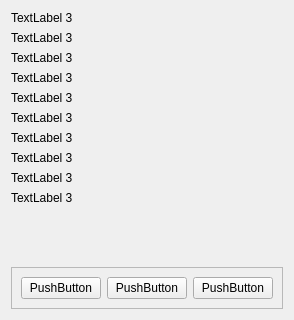
      <widget class="QWidget" name="page_2_quest1">
       <layout class="QVBoxLayout" name="verticalLayout_4">
        <item>
         <widget class="QLabel" name="label_4">
          <property name="sizePolicy">
           <sizepolicy hsizetype="Preferred" vsizetype="Preferred">
            <horstretch>0</horstretch>
            <verstretch>0</verstretch>
           </sizepolicy>
          </property>
          <property name="autoFillBackground">
           <bool>false</bool>
          </property>
          <property name="frameShape">
           <enum>QFrame::NoFrame</enum>
          </property>
          <property name="midLineWidth">
           <number>-2</number>
          </property>
          <property name="text">
           <string>TextLabel 3</string>
          </property>
          <property name="alignment">
           <set>Qt::AlignLeading|Qt::AlignLeft|Qt::AlignTop</set>
          </property>
         </widget>
        </item>
        <item>
         <widget class="QLabel" name="label2_4">
          <property name="sizePolicy">
           <sizepolicy hsizetype="Preferred" vsizetype="Preferred">
            <horstretch>0</horstretch>
            <verstretch>0</verstretch>
           </sizepolicy>
          </property>
          <property name="autoFillBackground">
           <bool>false</bool>
          </property>
          <property name="frameShape">
           <enum>QFrame::NoFrame</enum>
          </property>
          <property name="midLineWidth">
           <number>-2</number>
          </property>
          <property name="text">
           <string>TextLabel 3</string>
          </property>
          <property name="alignment">
           <set>Qt::AlignLeading|Qt::AlignLeft|Qt::AlignTop</set>
          </property>
         </widget>
        </item>
        <item>
         <widget class="QLabel" name="label3_4">
          <property name="sizePolicy">
           <sizepolicy hsizetype="Preferred" vsizetype="Preferred">
            <horstretch>0</horstretch>
            <verstretch>0</verstretch>
           </sizepolicy>
          </property>
          <property name="autoFillBackground">
           <bool>false</bool>
          </property>
          <property name="frameShape">
           <enum>QFrame::NoFrame</enum>
          </property>
          <property name="midLineWidth">
           <number>-2</number>
          </property>
          <property name="text">
           <string>TextLabel 3</string>
          </property>
          <property name="alignment">
           <set>Qt::AlignLeading|Qt::AlignLeft|Qt::AlignTop</set>
          </property>
         </widget>
        </item>
        <item>
         <widget class="QLabel" name="label4_4">
          <property name="sizePolicy">
           <sizepolicy hsizetype="Preferred" vsizetype="Preferred">
            <horstretch>0</horstretch>
            <verstretch>0</verstretch>
           </sizepolicy>
          </property>
          <property name="autoFillBackground">
           <bool>false</bool>
          </property>
          <property name="frameShape">
           <enum>QFrame::NoFrame</enum>
          </property>
          <property name="midLineWidth">
           <number>-2</number>
          </property>
          <property name="text">
           <string>TextLabel 3</string>
          </property>
          <property name="alignment">
           <set>Qt::AlignLeading|Qt::AlignLeft|Qt::AlignTop</set>
          </property>
         </widget>
        </item>
        <item>
         <widget class="QLabel" name="label5_4">
          <property name="sizePolicy">
           <sizepolicy hsizetype="Preferred" vsizetype="Preferred">
            <horstretch>0</horstretch>
            <verstretch>0</verstretch>
           </sizepolicy>
          </property>
          <property name="autoFillBackground">
           <bool>false</bool>
          </property>
          <property name="frameShape">
           <enum>QFrame::NoFrame</enum>
          </property>
          <property name="midLineWidth">
           <number>-2</number>
          </property>
          <property name="text">
           <string>TextLabel 3</string>
          </property>
          <property name="alignment">
           <set>Qt::AlignLeading|Qt::AlignLeft|Qt::AlignTop</set>
          </property>
         </widget>
        </item>
        <item>
         <widget class="QLabel" name="label6_4">
          <property name="sizePolicy">
           <sizepolicy hsizetype="Preferred" vsizetype="Preferred">
            <horstretch>0</horstretch>
            <verstretch>0</verstretch>
           </sizepolicy>
          </property>
          <property name="autoFillBackground">
           <bool>false</bool>
          </property>
          <property name="frameShape">
           <enum>QFrame::NoFrame</enum>
          </property>
          <property name="midLineWidth">
           <number>-2</number>
          </property>
          <property name="text">
           <string>TextLabel 3</string>
          </property>
          <property name="alignment">
           <set>Qt::AlignLeading|Qt::AlignLeft|Qt::AlignTop</set>
          </property>
         </widget>
        </item>
        <item>
         <widget class="QLabel" name="label7_4">
          <property name="sizePolicy">
           <sizepolicy hsizetype="Preferred" vsizetype="Preferred">
            <horstretch>0</horstretch>
            <verstretch>0</verstretch>
           </sizepolicy>
          </property>
          <property name="autoFillBackground">
           <bool>false</bool>
          </property>
          <property name="frameShape">
           <enum>QFrame::NoFrame</enum>
          </property>
          <property name="midLineWidth">
           <number>-2</number>
          </property>
          <property name="text">
           <string>TextLabel 3</string>
          </property>
          <property name="alignment">
           <set>Qt::AlignLeading|Qt::AlignLeft|Qt::AlignTop</set>
          </property>
         </widget>
        </item>
        <item>
         <widget class="QLabel" name="label8_4">
          <property name="sizePolicy">
           <sizepolicy hsizetype="Preferred" vsizetype="Preferred">
            <horstretch>0</horstretch>
            <verstretch>0</verstretch>
           </sizepolicy>
          </property>
          <property name="autoFillBackground">
           <bool>false</bool>
          </property>
          <property name="frameShape">
           <enum>QFrame::NoFrame</enum>
          </property>
          <property name="midLineWidth">
           <number>-2</number>
          </property>
          <property name="text">
           <string>TextLabel 3</string>
          </property>
          <property name="alignment">
           <set>Qt::AlignLeading|Qt::AlignLeft|Qt::AlignTop</set>
          </property>
         </widget>
        </item>
        <item>
         <widget class="QLabel" name="label9_4">
          <property name="sizePolicy">
           <sizepolicy hsizetype="Preferred" vsizetype="Preferred">
            <horstretch>0</horstretch>
            <verstretch>0</verstretch>
           </sizepolicy>
          </property>
          <property name="autoFillBackground">
           <bool>false</bool>
          </property>
          <property name="frameShape">
           <enum>QFrame::NoFrame</enum>
          </property>
          <property name="midLineWidth">
           <number>-2</number>
          </property>
          <property name="text">
           <string>TextLabel 3</string>
          </property>
          <property name="alignment">
           <set>Qt::AlignLeading|Qt::AlignLeft|Qt::AlignTop</set>
          </property>
         </widget>
        </item>
        <item>
         <widget class="QLabel" name="label10_4">
          <property name="sizePolicy">
           <sizepolicy hsizetype="Preferred" vsizetype="Preferred">
            <horstretch>0</horstretch>
            <verstretch>0</verstretch>
           </sizepolicy>
          </property>
          <property name="autoFillBackground">
           <bool>false</bool>
          </property>
          <property name="frameShape">
           <enum>QFrame::NoFrame</enum>
          </property>
          <property name="midLineWidth">
           <number>-2</number>
          </property>
          <property name="text">
           <string>TextLabel 3</string>
          </property>
          <property name="alignment">
           <set>Qt::AlignLeading|Qt::AlignLeft|Qt::AlignTop</set>
          </property>
         </widget>
        </item>
        <item>
         <widget class="QFrame" name="ButtonUpperSpace_4">
          <property name="minimumSize">
           <size>
            <width>0</width>
            <height>50</height>
           </size>
          </property>
          <property name="maximumSize">
           <size>
            <width>16777215</width>
            <height>50</height>
           </size>
          </property>
          <property name="frameShadow">
           <enum>QFrame::Raised</enum>
          </property>
         </widget>
        </item>
        <item>
         <widget class="QFrame" name="Buttonframe_3">
          <property name="frameShape">
           <enum>QFrame::StyledPanel</enum>
          </property>
          <property name="frameShadow">
           <enum>QFrame::Raised</enum>
          </property>
          <layout class="QHBoxLayout" name="horizontalLayout_5">
           <item>
            <widget class="QPushButton" name="btn1_4">
             <property name="text">
              <string>PushButton</string>
             </property>
            </widget>
           </item>
           <item>
            <widget class="QPushButton" name="btn2_4">
             <property name="text">
              <string>PushButton</string>
             </property>
            </widget>
           </item>
           <item>
            <widget class="QPushButton" name="btn3_4">
             <property name="text">
              <string>PushButton</string>
             </property>
            </widget>
           </item>
          </layout>
         </widget>
        </item>
       </layout>
      </widget>
